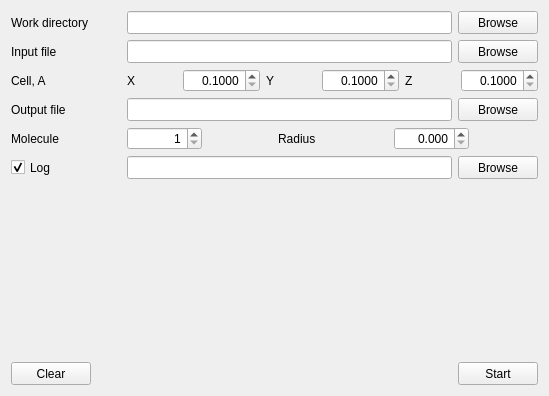
      <widget class="QWidget" name="envir">
       <attribute name="title">
        <string>Environment</string>
       </attribute>
       <layout class="QVBoxLayout" name="verticalLayout_3">
        <item>
         <layout class="QHBoxLayout" name="envir_layout_workDir">
          <item>
           <widget class="QLabel" name="envir_label_workDir">
            <property name="minimumSize">
             <size>
              <width>110</width>
              <height>23</height>
             </size>
            </property>
            <property name="text">
             <string>Work directory</string>
            </property>
           </widget>
          </item>
          <item>
           <widget class="QLineEdit" name="envir_lineEdit_workDir">
            <property name="minimumSize">
             <size>
              <width>280</width>
              <height>23</height>
             </size>
            </property>
            <property name="toolTip">
             <string>Path to work directory</string>
            </property>
           </widget>
          </item>
          <item>
           <widget class="QPushButton" name="envir_pushButton_workDir">
            <property name="minimumSize">
             <size>
              <width>80</width>
              <height>23</height>
             </size>
            </property>
            <property name="text">
             <string>Browse</string>
            </property>
            <property name="autoDefault">
             <bool>true</bool>
            </property>
           </widget>
          </item>
         </layout>
        </item>
        <item>
         <layout class="QHBoxLayout" name="envir_layout_input">
          <item>
           <widget class="QLabel" name="envir_label_input">
            <property name="minimumSize">
             <size>
              <width>110</width>
              <height>23</height>
             </size>
            </property>
            <property name="text">
             <string>Input file</string>
            </property>
           </widget>
          </item>
          <item>
           <widget class="QLineEdit" name="envir_lineEdit_input">
            <property name="minimumSize">
             <size>
              <width>280</width>
              <height>23</height>
             </size>
            </property>
            <property name="toolTip">
             <string>Path to input file</string>
            </property>
           </widget>
          </item>
          <item>
           <widget class="QPushButton" name="envir_pushButton_input">
            <property name="minimumSize">
             <size>
              <width>80</width>
              <height>23</height>
             </size>
            </property>
            <property name="text">
             <string>Browse</string>
            </property>
            <property name="autoDefault">
             <bool>true</bool>
            </property>
           </widget>
          </item>
         </layout>
        </item>
        <item>
         <layout class="QHBoxLayout" name="envir_layout_cell">
          <item>
           <widget class="QLabel" name="envir_label_cell">
            <property name="minimumSize">
             <size>
              <width>110</width>
              <height>23</height>
             </size>
            </property>
            <property name="text">
             <string>Cell, A</string>
            </property>
           </widget>
          </item>
          <item>
           <widget class="QLabel" name="envir_label_cellX">
            <property name="minimumSize">
             <size>
              <width>50</width>
              <height>23</height>
             </size>
            </property>
            <property name="text">
             <string>X</string>
            </property>
           </widget>
          </item>
          <item>
           <widget class="QDoubleSpinBox" name="envir_doubleSpinBox_cellX">
            <property name="sizePolicy">
             <sizepolicy hsizetype="Expanding" vsizetype="Fixed">
              <horstretch>0</horstretch>
              <verstretch>0</verstretch>
             </sizepolicy>
            </property>
            <property name="minimumSize">
             <size>
              <width>55</width>
              <height>23</height>
             </size>
            </property>
            <property name="toolTip">
             <string>Cell size, X</string>
            </property>
            <property name="alignment">
             <set>Qt::AlignRight|Qt::AlignTrailing|Qt::AlignVCenter</set>
            </property>
            <property name="decimals">
             <number>4</number>
            </property>
            <property name="minimum">
             <double>0.100000000000000</double>
            </property>
            <property name="maximum">
             <double>999.990000000000009</double>
            </property>
           </widget>
          </item>
          <item>
           <widget class="QLabel" name="envir_label_cellY">
            <property name="minimumSize">
             <size>
              <width>50</width>
              <height>23</height>
             </size>
            </property>
            <property name="text">
             <string>Y</string>
            </property>
           </widget>
          </item>
          <item>
           <widget class="QDoubleSpinBox" name="envir_doubleSpinBox_cellY">
            <property name="sizePolicy">
             <sizepolicy hsizetype="Expanding" vsizetype="Fixed">
              <horstretch>0</horstretch>
              <verstretch>0</verstretch>
             </sizepolicy>
            </property>
            <property name="minimumSize">
             <size>
              <width>55</width>
              <height>23</height>
             </size>
            </property>
            <property name="toolTip">
             <string>Cell size, Y</string>
            </property>
            <property name="alignment">
             <set>Qt::AlignRight|Qt::AlignTrailing|Qt::AlignVCenter</set>
            </property>
            <property name="decimals">
             <number>4</number>
            </property>
            <property name="minimum">
             <double>0.100000000000000</double>
            </property>
            <property name="maximum">
             <double>999.990000000000009</double>
            </property>
           </widget>
          </item>
          <item>
           <widget class="QLabel" name="envir_label_cellZ">
            <property name="minimumSize">
             <size>
              <width>50</width>
              <height>23</height>
             </size>
            </property>
            <property name="text">
             <string>Z</string>
            </property>
           </widget>
          </item>
          <item>
           <widget class="QDoubleSpinBox" name="envir_doubleSpinBox_cellZ">
            <property name="sizePolicy">
             <sizepolicy hsizetype="Expanding" vsizetype="Fixed">
              <horstretch>0</horstretch>
              <verstretch>0</verstretch>
             </sizepolicy>
            </property>
            <property name="minimumSize">
             <size>
              <width>55</width>
              <height>23</height>
             </size>
            </property>
            <property name="toolTip">
             <string>Cell size, Z</string>
            </property>
            <property name="alignment">
             <set>Qt::AlignRight|Qt::AlignTrailing|Qt::AlignVCenter</set>
            </property>
            <property name="decimals">
             <number>4</number>
            </property>
            <property name="minimum">
             <double>0.100000000000000</double>
            </property>
            <property name="maximum">
             <double>999.990000000000009</double>
            </property>
           </widget>
          </item>
         </layout>
        </item>
        <item>
         <layout class="QHBoxLayout" name="envir_layout_output">
          <item>
           <widget class="QLabel" name="envir_label_output">
            <property name="minimumSize">
             <size>
              <width>110</width>
              <height>23</height>
             </size>
            </property>
            <property name="text">
             <string>Output file</string>
            </property>
           </widget>
          </item>
          <item>
           <widget class="QLineEdit" name="envir_lineEdit_output">
            <property name="minimumSize">
             <size>
              <width>280</width>
              <height>23</height>
             </size>
            </property>
            <property name="toolTip">
             <string>Path to output file</string>
            </property>
           </widget>
          </item>
          <item>
           <widget class="QPushButton" name="envir_pushButton_output">
            <property name="minimumSize">
             <size>
              <width>80</width>
              <height>23</height>
             </size>
            </property>
            <property name="text">
             <string>Browse</string>
            </property>
            <property name="autoDefault">
             <bool>true</bool>
            </property>
           </widget>
          </item>
         </layout>
        </item>
        <item>
         <layout class="QHBoxLayout" name="envir_layout_opt_1">
          <item>
           <widget class="QLabel" name="envir_label_molecule">
            <property name="minimumSize">
             <size>
              <width>110</width>
              <height>23</height>
             </size>
            </property>
            <property name="text">
             <string>Molecule</string>
            </property>
           </widget>
          </item>
          <item>
           <widget class="QSpinBox" name="envir_spinBox_molecule">
            <property name="minimumSize">
             <size>
              <width>75</width>
              <height>23</height>
             </size>
            </property>
            <property name="toolTip">
             <string>Number of selected molecule</string>
            </property>
            <property name="alignment">
             <set>Qt::AlignRight|Qt::AlignTrailing|Qt::AlignVCenter</set>
            </property>
            <property name="minimum">
             <number>1</number>
            </property>
            <property name="maximum">
             <number>9999</number>
            </property>
           </widget>
          </item>
          <item>
           <spacer name="horizontalSpacer_8">
            <property name="orientation">
             <enum>Qt::Horizontal</enum>
            </property>
            <property name="sizeHint" stdset="0">
             <size>
              <width>40</width>
              <height>20</height>
             </size>
            </property>
           </spacer>
          </item>
          <item>
           <widget class="QLabel" name="envir_label_radius">
            <property name="minimumSize">
             <size>
              <width>110</width>
              <height>23</height>
             </size>
            </property>
            <property name="text">
             <string>Radius</string>
            </property>
           </widget>
          </item>
          <item>
           <widget class="QDoubleSpinBox" name="envir_doubleSpinBox_radius">
            <property name="minimumSize">
             <size>
              <width>75</width>
              <height>23</height>
             </size>
            </property>
            <property name="toolTip">
             <string>Radius of environment</string>
            </property>
            <property name="alignment">
             <set>Qt::AlignRight|Qt::AlignTrailing|Qt::AlignVCenter</set>
            </property>
            <property name="decimals">
             <number>3</number>
            </property>
           </widget>
          </item>
          <item>
           <spacer name="horizontalSpacer_9">
            <property name="orientation">
             <enum>Qt::Horizontal</enum>
            </property>
            <property name="sizeHint" stdset="0">
             <size>
              <width>40</width>
              <height>20</height>
             </size>
            </property>
           </spacer>
          </item>
         </layout>
        </item>
        <item>
         <layout class="QHBoxLayout" name="envir_layout_opt_2">
          <item>
           <widget class="QCheckBox" name="envir_checkBox_log">
            <property name="minimumSize">
             <size>
              <width>110</width>
              <height>23</height>
             </size>
            </property>
            <property name="text">
             <string>Log</string>
            </property>
            <property name="checked">
             <bool>true</bool>
            </property>
           </widget>
          </item>
          <item>
           <widget class="QLineEdit" name="envir_lineEdit_log">
            <property name="minimumSize">
             <size>
              <width>173</width>
              <height>23</height>
             </size>
            </property>
            <property name="toolTip">
             <string>Path to log file</string>
            </property>
           </widget>
          </item>
          <item>
           <widget class="QPushButton" name="envir_pushButton_log">
            <property name="minimumSize">
             <size>
              <width>80</width>
              <height>23</height>
             </size>
            </property>
            <property name="text">
             <string>Browse</string>
            </property>
            <property name="autoDefault">
             <bool>true</bool>
            </property>
           </widget>
          </item>
         </layout>
        </item>
        <item>
         <spacer name="verticalSpacer_2">
          <property name="orientation">
           <enum>Qt::Vertical</enum>
          </property>
          <property name="sizeHint" stdset="0">
           <size>
            <width>20</width>
            <height>177</height>
           </size>
          </property>
         </spacer>
        </item>
        <item>
         <layout class="QHBoxLayout" name="envir_layout_buttons">
          <item>
           <widget class="QPushButton" name="envir_pushButton_clear">
            <property name="minimumSize">
             <size>
              <width>80</width>
              <height>23</height>
             </size>
            </property>
            <property name="toolTip">
             <string>Clear window</string>
            </property>
            <property name="text">
             <string>Clear</string>
            </property>
            <property name="autoDefault">
             <bool>true</bool>
            </property>
           </widget>
          </item>
          <item>
           <spacer name="horizontalSpacer_10">
            <property name="orientation">
             <enum>Qt::Horizontal</enum>
            </property>
            <property name="sizeHint" stdset="0">
             <size>
              <width>40</width>
              <height>20</height>
             </size>
            </property>
           </spacer>
          </item>
          <item>
           <widget class="QPushButton" name="envir_pushButton_start">
            <property name="minimumSize">
             <size>
              <width>80</width>
              <height>23</height>
             </size>
            </property>
            <property name="maximumSize">
             <size>
              <width>16777215</width>
              <height>16777215</height>
             </size>
            </property>
            <property name="toolTip">
             <string>Start application</string>
            </property>
            <property name="text">
             <string>Start</string>
            </property>
            <property name="autoDefault">
             <bool>true</bool>
            </property>
           </widget>
          </item>
         </layout>
        </item>
       </layout>
      </widget>
